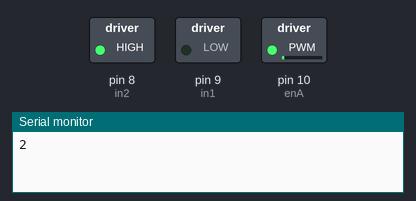
Bench run of a sketch on a simulated Arduino Uno, built with avr-gcc and run on an emulated ATmega328P. Parts: switched loads named in the sketch (green lamp = pin HIGH), the last lines printed to the serial monitor.

Above: at 0.1 s.
At 19.6 s:
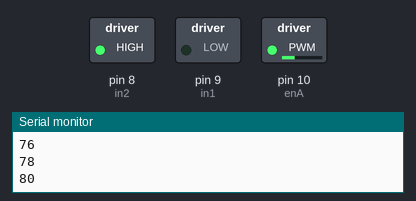
At 39.1 s:
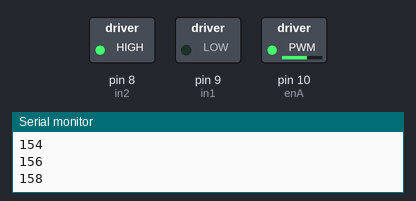
Timing chart, 0 to 40.0 s (numbered marks = the images above):
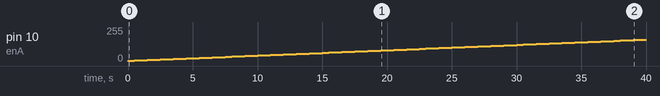

The sketch:

my_first_motor.ino
```cpp
//NOTE: ground of motor and ground of arduino should be the same
// NOTE: both the grounds connect to negative terminal of the battery & the positive of the battery connects to the motor controller
int enA = 10;// defining variables
int in1 = 9;
int in2 = 8;
int i = 0;

void setup() {
  // put your setup code here, to run once:
  Serial.begin(9600);
  pinMode(enA, OUTPUT); //setting pins to input or output (arduino pins)
  pinMode(in1, OUTPUT);
  pinMode(in2, OUTPUT);

  analogWrite(enA, 200); //setting the motor to start running at speed 200(range from 0-255)
  digitalWrite(in1, LOW);
  digitalWrite(in2, HIGH);
}

void loop() {
  // put your main code here, to run repeatedly:
  i = i % 255; //setting speed to be between 0 to 255
  i = i+2; // increasing speed

  Serial.println(i); //printing speed to serial monitor

  digitalWrite(in1, LOW);
  digitalWrite(in2, HIGH);
  analogWrite(enA, i); //setting the motor to run at speed i
  delay(500); // delay the code half a second
}
```

Measured:
- by itself, pin 10 (enA): moves from 0/255 to 160/255 over 39.5 s
